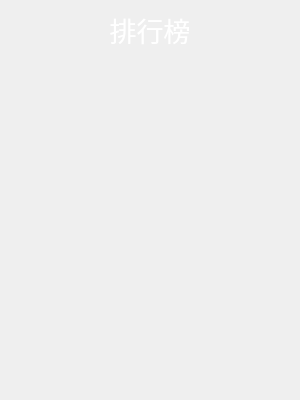
<?xml version="1.0" encoding="UTF-8"?>
<ui version="4.0">
 <class>RankingList</class>
 <widget class="QMainWindow" name="RankingList">
  <property name="geometry">
   <rect>
    <x>0</x>
    <y>0</y>
    <width>300</width>
    <height>400</height>
   </rect>
  </property>
  <property name="windowTitle">
   <string>MainWindow</string>
  </property>
  <widget class="QWidget" name="centralwidget">
   <widget class="QLabel" name="rankLabel">
    <property name="geometry">
     <rect>
      <x>100</x>
      <y>10</y>
      <width>100</width>
      <height>40</height>
     </rect>
    </property>
    <property name="minimumSize">
     <size>
      <width>0</width>
      <height>40</height>
     </size>
    </property>
    <property name="maximumSize">
     <size>
      <width>16777215</width>
      <height>40</height>
     </size>
    </property>
    <property name="font">
     <font>
      <family>楷体</family>
      <pointsize>20</pointsize>
     </font>
    </property>
    <property name="text">
     <string>&lt;html&gt;&lt;head/&gt;&lt;body&gt;&lt;p align=&quot;center&quot;&gt;&lt;span style=&quot; color:#ffffff;&quot;&gt;排行榜&lt;/span&gt;&lt;/p&gt;&lt;/body&gt;&lt;/html&gt;</string>
    </property>
    <property name="alignment">
     <set>Qt::AlignCenter</set>
    </property>
   </widget>
   <widget class="QLabel" name="rankingListLabel">
    <property name="geometry">
     <rect>
      <x>25</x>
      <y>50</y>
      <width>250</width>
      <height>300</height>
     </rect>
    </property>
    <property name="font">
     <font>
      <family>楷体</family>
      <pointsize>16</pointsize>
     </font>
    </property>
    <property name="text">
     <string/>
    </property>
   </widget>
   <widget class="QLabel" name="backgroundLabel">
    <property name="geometry">
     <rect>
      <x>0</x>
      <y>0</y>
      <width>300</width>
      <height>400</height>
     </rect>
    </property>
    <property name="text">
     <string/>
    </property>
    <property name="pixmap">
     <pixmap resource="Voice.qrc">:/image/background/background4.jpg</pixmap>
    </property>
    <property name="scaledContents">
     <bool>true</bool>
    </property>
   </widget>
   <zorder>backgroundLabel</zorder>
   <zorder>rankLabel</zorder>
   <zorder>rankingListLabel</zorder>
  </widget>
 </widget>
 <resources>
  <include location="Voice.qrc"/>
 </resources>
 <connections/>
</ui>
